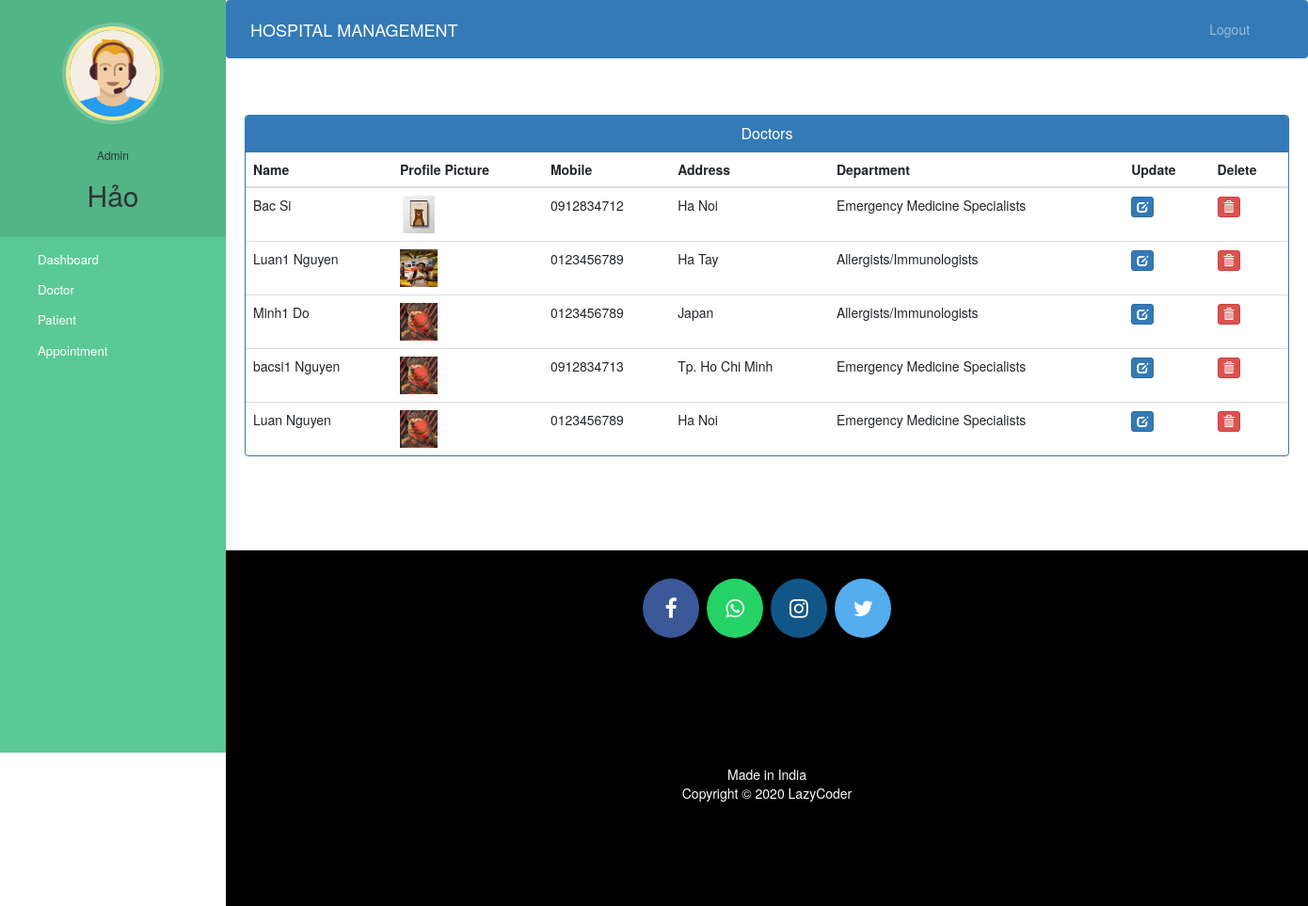
The app's page /admin-view-doctor (signed in) with its own data.
### hospital/models.py (models this page shows, shortened)
class Doctor(models.Model):
    user=models.OneToOneField(User,on_delete=models.CASCADE)
    profile_pic= models.ImageField(upload_to='profile_pic/DoctorProfilePic/',null=True,blank=True)
    address = models.CharField(max_length=40)
    mobile = models.CharField(max_length=20,null=True)
    department= models.CharField(max_length=50,choices=departments,default='Cardiologist')
    status=models.BooleanField(default=False)
    @property
    def get_name(self):
        return self.user.first_name+" "+self.user.last_name

### hospital/views.py (the view)
# urls.py: path('admin-view-doctor', views.admin_view_doctor_view,name='admin-view-doctor'),
@login_required(login_url='adminlogin')
@user_passes_test(is_admin)
def admin_view_doctor_view(request):
    doctors=models.Doctor.objects.all().filter(status=True)
    return render(request,'hospital/admin_view_doctor.html',{'doctors':doctors})

### hospital/views.py (called while the page is built)
def is_admin(user):
    return user.groups.filter(name='ADMIN').exists()

### templates/hospital/admin_view_doctor.html (shortened to what this page needs)
{% extends 'hospital/admin_base.html' %}
{% block content %}
{%load static%}
<head>
  <link href="//netdna.bootstrapcdn.com/bootstrap/3.0.0/css/bootstrap.min.css" rel="stylesheet" id="bootstrap-css">
</head>
<div class="container">
  <div class="panel panel-primary">
    <div class="panel-heading">
      <h6 class="panel-title">Doctors</h6>
    </div>
    <table class="table table-hover" id="dev-table">
      <thead>
        <tr>
          <th>Name</th>
          <th>Profile Picture</th>
          <th>Mobile</th>
          <th>Address</th>
          <th>Department</th>
          <th>Update</th>
          <th>Delete</th>
        </tr>
      </thead>
      {% for d in doctors %}
      <tr>
        <td> {{d.get_name}}</td>
        <td> <img src="{% static d.profile_pic.url %}" alt="Profile Pic" height="40px" width="40px" /></td>
        <td>{{d.mobile}}</td>
        <td>{{d.address}}</td>
        <td>{{d.department}}</td>
        <td><a class="btn btn-primary btn-xs" href="{% url 'update-doctor' d.id  %}"><span class="glyphicon glyphicon-edit"></span></a></td>
        <td><a class="btn btn-danger btn-xs" href="{% url 'delete-doctor-from-hospital' d.id  %}"><span class="glyphicon glyphicon-trash"></span></a></td>
      </tr>
      {% endfor %}
    </table>
  </div>
</div>
{% endblock content %}

### templates/hospital/admin_base.html (shortened to what this page needs)
<!DOCTYPE html>
{% load static %}
<html lang="en">
<head>
  <link rel="stylesheet" href="https://stackpath.bootstrapcdn.com/bootstrap/4.3.1/css/bootstrap.min.css">
  <link rel="stylesheet" href="https://maxcdn.bootstrapcdn.com/font-awesome/4.7.0/css/font-awesome.min.css">
  <link rel="stylesheet" href="{% static '/style.css' %}">
</head>
<body>
  <nav class="menu" tabindex="0">
    <header class="avatar">
      <img src="{% static "images/adminpropic.png" %}" />
      <br><br>
      <h6>Admin</h6>
      <h2>{{request.user.first_name}}</h2>
    </header>
    <ul>
      <li tabindex="0" class="icon-dashboard"> <a style="color:white; text-decoration:none;" href="/admin-dashboard"><span>Dashboard</span></a> </li>
      <li tabindex="0" class="icon-customers"> <a style="color:white; text-decoration:none;" href="/admin-doctor"><span>Doctor</span></a></li>
      <li tabindex="0" class="icon-users"> <a style="color:white; text-decoration:none;" href="/admin-patient"><span>Patient</span></a></li>
      <li tabindex="0" class="icon-calendar"> <a style="color:white; text-decoration:none;" href="/admin-appointment"><span>Appointment</span></a></li>
    </ul>
  </nav>
  <main>
    <div class="bs-example">
      <nav class="navbar navbar-expand-md  navbar-dark fixed-top" style="background:#337AB7;">
        <a href="/admin-dashboard" class="navbar-brand">HOSPITAL MANAGEMENT</a>
        <div class="collapse navbar-collapse justify-content-between" id="navbarCollapse">
          <div class="navbar-nav" style=" margin-left: 90%;">
            <a href="/logout" class="nav-item nav-link">Logout</a>
          </div>
        </div>
      </nav>
    </div>
    <br><br>
    {% block content %}
    {% endblock content %}
    <br><br><br><br>
    <footer>
      <p>
        <a id="ftr" href="https://facebook.com/sumit.luv/" class="fa fa-facebook"></a>
        <a id="ftr" href="https://api.whatsapp.com/send?phone=919572181024&text=Hello%20Sumit.%0d%0aHow%20are%20you%20%3f%0d%0aI%20came%20from%20your%20website.&source=&data=#" class="fa fa-whatsapp"></a>
        <a id="ftr" href="https://instagram.com/sumit.luv" class="fa fa-instagram"></a>
        <a id="ftr" href="https://twitter.com/sumitkumar1503" class="fa fa-twitter"></a>
      </p>
      <br>
      <div class="container">
        <div class="row">
          <div class="col-md-12 col-sm-12">
            <div style="color:#ffffff;" class="wow fadeInUp footer-copyright">
              <p>Made in India <br>
                Copyright &copy; 2020 LazyCoder </p>
            </div>
          </div>
        </div>
      </div>
    </footer>
  </main>
</body>
</html>

### static/style.css (style rules this page uses)
body { padding-left: 240px; }
main { position: relative; height: 100vh; }
.menu { background: #5bc995; height: 100vh; width: 240px; position: fixed; top: 0px; left: 0; z-index: 5; outline: none; }
.menu .avatar { background: rgba(0, 0, 0, 0.1); padding: 2em 0.5em; text-align: center; }
.menu .avatar img { width: 100px; border-radius: 50%; overflow: hidden; border: 4px solid #ffea92; box-shadow: 0 0 0 4px rgba(255, 255, 255, 0.2); }
.menu .avatar h2 { font-weight: normal; margin-bottom: 0; }
.menu ul { list-style: none; padding: 0.5em 0; margin: 0; }
.menu ul li { padding: 0.5em 1em 0.5em 3em; font-size: 0.95em; font-weight: regular; background-repeat: no-repeat; background-position: left 15px center; background-size: auto 20px; transition: all 0.15s linear; cursor: pointer; }
.menu ul li.icon-dashboard { background-image: url("http://www.entypo.com/images//gauge.svg"); }
.menu ul li.icon-customers { background-image: url("http://www.entypo.com/images//briefcase.svg"); }
.menu ul li.icon-users { background-image: url("http://www.entypo.com/images//users.svg"); }
.menu ul li.icon-calendar { background-image: url("http://www.entypo.com/images//calendar.svg"); }

### templates/hospital/admin_base.html (style rules this page uses)
a:link { text-decoration: none; }
a { color: white; }
footer { padding: 0px 0px 0px 0px; background-color: black; margin: 0px; }
#ftr { padding: 20px; }
.fa { font-size: 23px; width: 60px; text-align: center; text-decoration: none; margin: 5px 2px; border-radius: 50%; }
.fa-facebook { background: #3B5998; color: white; margin-top: 30px; }
.fa-whatsapp { background: #25d366; color: white; }
.fa-twitter { background: #55ACEE; color: white; }
.fa-instagram { background: #125688; color: white; }
p { text-align: center; }
body { padding-left: 240px; }
main { position: relative; height: 100vh; }
.menu { background: #5bc995; height: 100vh; width: 240px; position: fixed; top: 0px; left: 0; z-index: 5; outline: none; }
.menu .avatar { background: rgba(0, 0, 0, 0.1); padding: 2em 0.5em; text-align: center; }
.menu .avatar img { width: 100px; border-radius: 50%; overflow: hidden; border: 4px solid #ffea92; box-shadow: 0 0 0 4px rgba(255, 255, 255, 0.2); }
.menu .avatar h2 { font-weight: normal; margin-bottom: 0; }
.menu ul { list-style: none; padding: 0.5em 0; margin: 0; }
.menu ul li { padding: 0.5em 1em 0.5em 3em; font-size: 0.95em; font-weight: regular; background-repeat: no-repeat; background-position: left 15px center; background-size: auto 20px; transition: all 0.15s linear; cursor: pointer; }
.menu ul li.icon-dashboard { background-image: url("http://www.entypo.com/images//gauge.svg"); }
.menu ul li.icon-customers { background-image: url("http://www.entypo.com/images//briefcase.svg"); }
.menu ul li.icon-users { background-image: url("http://www.entypo.com/images//users.svg"); }
.menu ul li.icon-calendar { background-image: url("http://www.entypo.com/images//calendar.svg"); }

### templates/hospital/admin_view_doctor.html (style rules this page uses)
a:link { text-decoration: none; }
h6 { text-align: center; }
.row { margin: 100px; }

### records on screen
Doctor: get_name "Bac Si", profile_pic (picture), mobile "0912834712", address "Ha Noi", department "Emergency Medicine Specialists"
Doctor: get_name "Luan1 Nguyen", profile_pic (picture), mobile "0123456789", address "Ha Tay", department "Allergists/Immunologists"
Doctor: get_name "Minh1 Do", profile_pic (picture), mobile "0123456789", address "Japan", department "Allergists/Immunologists"
Doctor: get_name "bacsi1 Nguyen", profile_pic (picture), mobile "0912834713", address "Tp. Ho Chi Minh", department "Emergency Medicine Specialists"
Doctor: get_name "Luan Nguyen", profile_pic (picture), mobile "0123456789", address "Ha Noi", department "Emergency Medicine Specialists"

### other values on screen
{{ request.user.first_name }} "Hảo"
